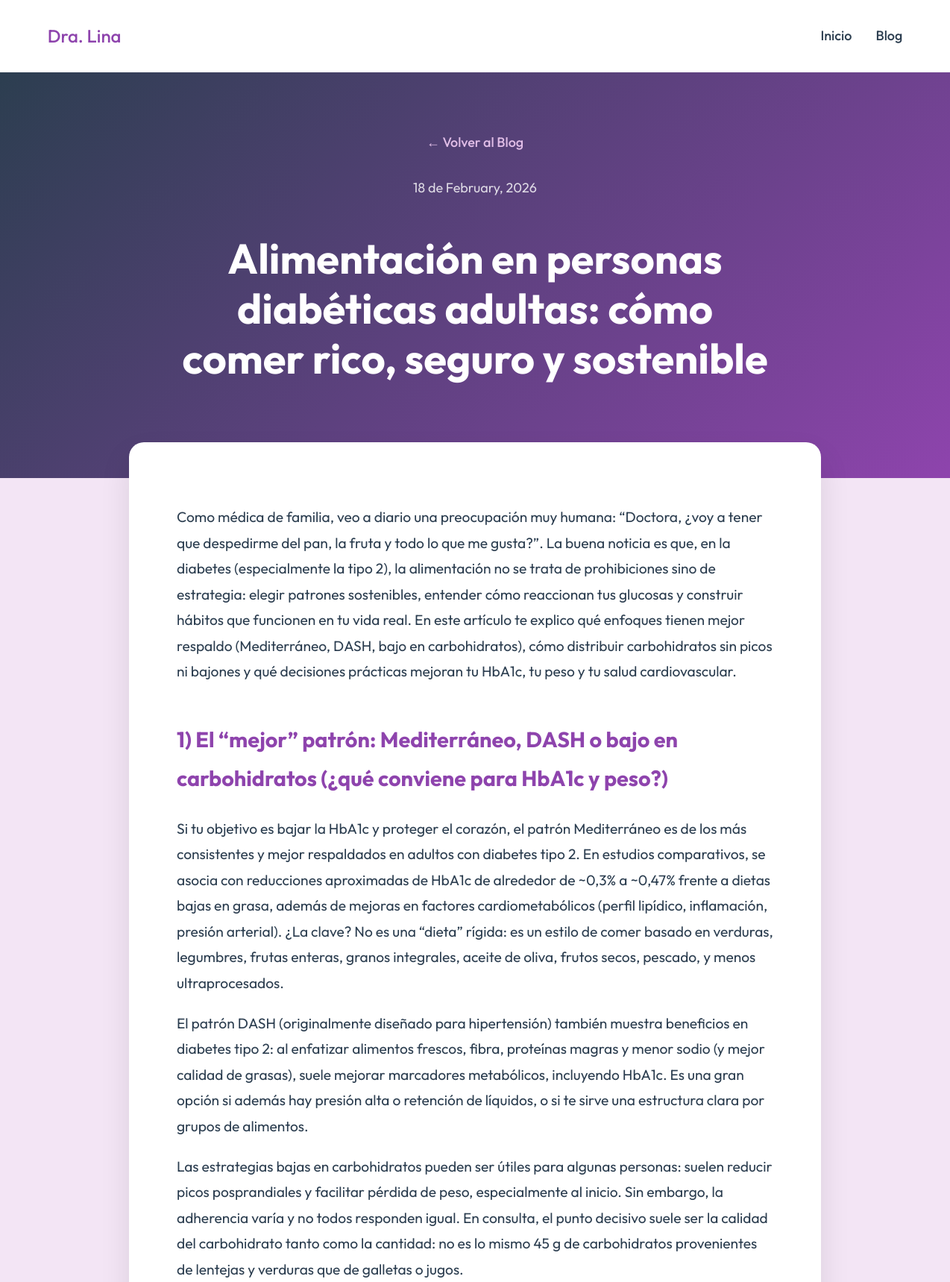
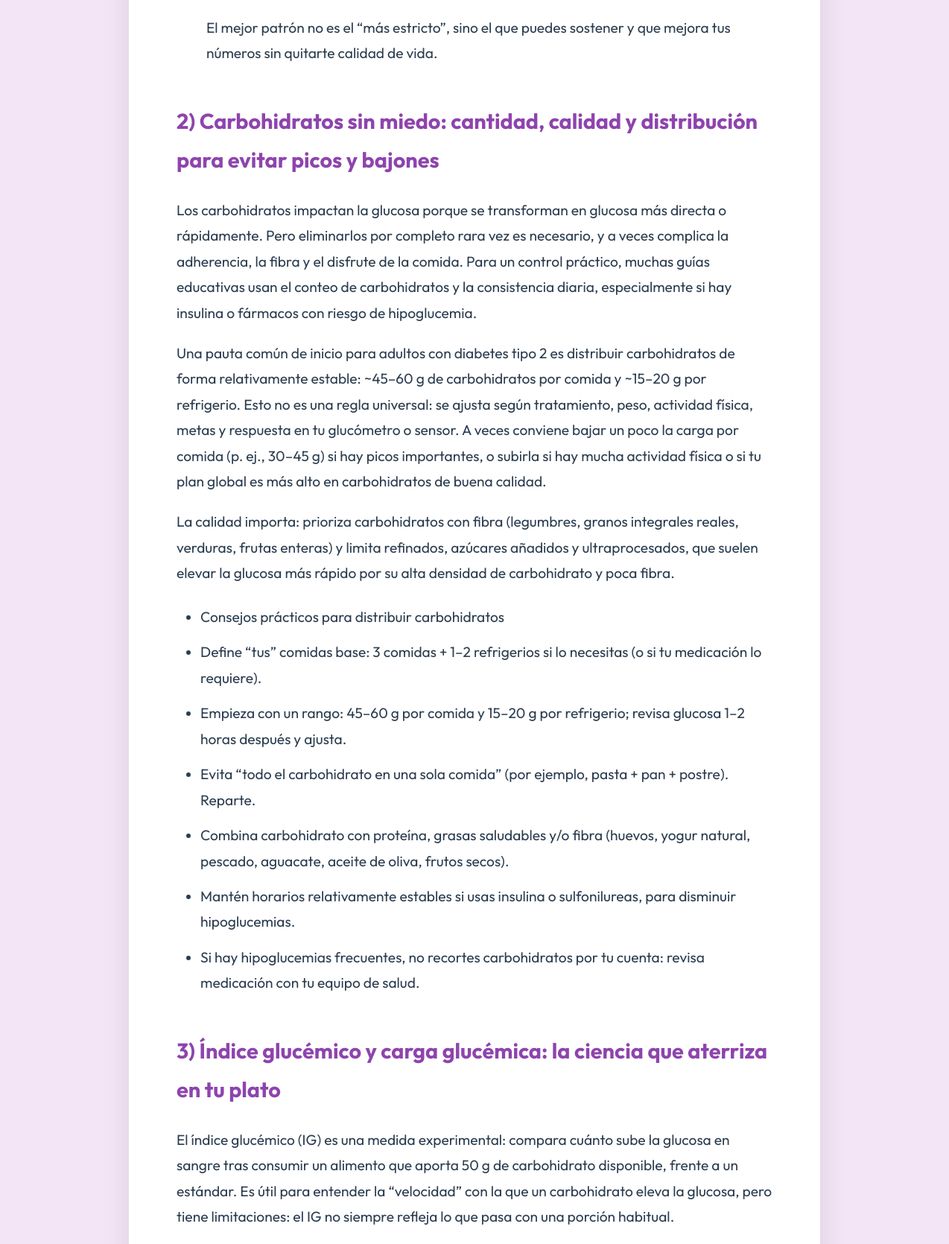
The app's page /blog/6 (upper part) with its own data (2 pictures, top to bottom).
### app/models.py (models this page shows)
class BlogPost(db.Model):
    id = db.Column(db.Integer, primary_key=True)
    title = db.Column(db.String(200), nullable=False)
    content = db.Column(db.Text, nullable=False)
    featured_image_url = db.Column(db.String(500))
    seo_keywords = db.Column(db.String(300))
    references = db.Column(db.Text)  # JSON string de referencias usadas
    author_id = db.Column(db.Integer, db.ForeignKey('user.id'))
    created_at = db.Column(db.DateTime, default=datetime.utcnow)
    is_published = db.Column(db.Boolean, default=True)

### app/routes/public.py (the view)
@public_bp.route('/blog/<int:post_id>')
def post_detail(post_id):
    from app.models import BlogPost
    post = BlogPost.query.get_or_404(post_id)
    return render_template('public/post_detail.html', post=post)

### app/templates/public/post_detail.html (shortened to what this page needs)
{% extends "base.html" %}
{% block content %}
<article class="post-detail">
    <header class="post-detail-header">
        <div class="container">
            <a href="{{ url_for('public.blog') }}" class="back-link">&larr; Volver al Blog</a>
            <span class="post-date text-white">{{ post.created_at.strftime('%d de %B, %Y') }}</span>
            <h1>{{ post.title }}</h1>
        </div>
    </header>
    <div class="post-body container">
        <div class="post-main-content">
            {{ post.content | safe }}
        </div>
    </div>
</article>
{% endblock %}

### app/static/css/style.css (style rules this page uses)
:root { --primary: #8e44ad; --secondary: #9b59b6; --accent: #e1bee7; --dark: #2c3e50; --light: #f3e5f5; --white: #FFFFFF; --text-muted: #7f8c8d; }
body { font-family: 'Outfit', sans-serif; background-color: var(--light); color: var(--dark); margin: 0; line-height: 1.6; font-size: 18px; }
.container { max-width: 1200px; margin: 0 auto; padding: 0 2rem; }
a { text-decoration: none; color: var(--dark); font-weight: 500; transition: color 0.3s; }

### app/templates/public/post_detail.html (style rules this page uses)
.post-detail-header { background: linear-gradient(135deg, var(--dark), var(--primary)); color: white; padding: 5rem 0; text-align: center; }
.container { max-width: 800px; margin: 0 auto; padding: 0 1.5rem; }
.back-link { display: block; color: var(--accent); margin-bottom: 2rem; text-decoration: none; font-weight: 500; }
.post-date { opacity: 0.8; margin-bottom: 1rem; display: block; }
.post-detail-header h1 { font-size: 3.5rem; line-height: 1.2; }
.post-body { background: white; margin-top: -3rem; border-radius: 20px; padding: 4rem; box-shadow: 0 20px 40px rgba(0, 0, 0, 0.1); color: var(--dark); font-size: 1.2rem; line-height: 1.8; }
.post-main-content { margin-bottom: 4rem; }
.post-main-content ul, .post-main-content ol { margin: 1.5rem 0; padding-left: 2rem; }
.post-main-content li { margin-bottom: 0.8rem; list-style-position: outside; }
.post-main-content h2 { color: var(--primary); margin-top: 3rem; margin-bottom: 1.5rem; }

### records on screen
BlogPost: created_at "18 de February, 2026", title "Alimentación en personas diabéticas adultas: cómo comer rico, seguro y sostenible", content "Como médica de familia, veo a diario una preocupación muy humana: “Doctora, ¿voy a tener que despedirme del pan, la fruta y todo lo que me gusta?”. La buena noticia es que, en la diabetes (especialmente la tipo 2), la alimentación no se trata de prohibiciones sino de estrategia: elegir patrones sostenibles, entender cómo reaccionan tus glucosas y construir hábitos que funcionen en tu vida real. En este artículo te explico qué enfoques tienen mejor respaldo (Mediterráneo, DASH, bajo en carbohidratos), cómo distribuir carbohidratos sin picos ni bajones y qué decisiones prácticas mejoran tu HbA1c, tu peso y tu salud cardiovascular. 1) El “mejor” patrón: Mediterráneo, DASH o bajo en…"
